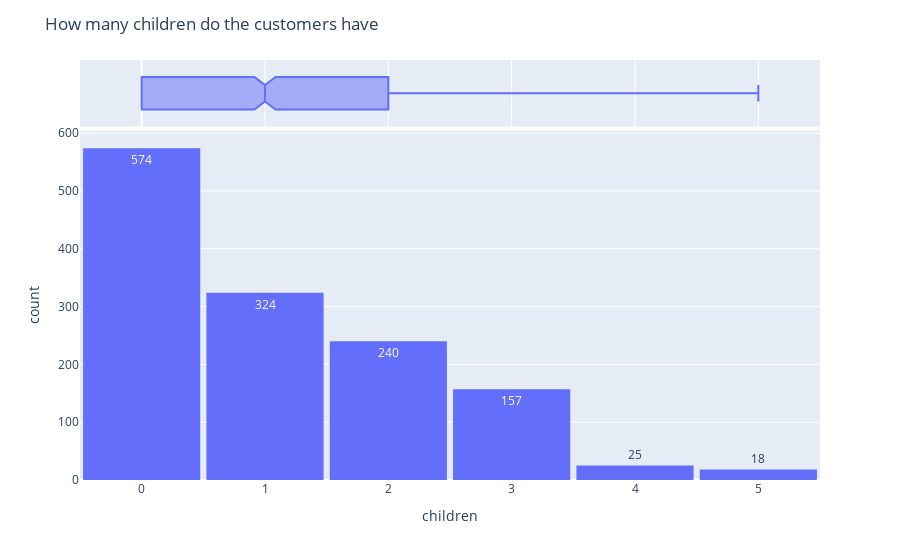

Notebook code cell kept with this figure:
### Markdown cell above
Distribution of children

### Code cell
fig = px.histogram(df, x="children", marginal="box", nbins=6, text_auto=True)
fig.update_layout(bargap=0.05)
fig.update_layout(title_text='How many children do the customers have')
fig.show()

### Figure 1 — Plotly figure (JSON) as saved in the notebook; plotly's stock layout.template omitted (floating-point values rounded to 4 significant figures; data arrays with more than 128 entries replaced by an {"elided": "..."} marker saying what was removed)
{"data": [{"alignmentgroup": "True", "bingroup": "x", "hovertemplate": "children=%{x}<br>count=%{y}<extra></extra>", "legendgroup": "", "marker": {"color": "#636efa", "pattern": {"shape": ""}}, "name": "", "nbinsx": 6, "offsetgroup": "", "orientation": "v", "showlegend": false, "texttemplate": "%{value}", "type": "histogram", "x": {"elided": "1338 int values"}, "xaxis": "x", "yaxis": "y"}, {"alignmentgroup": "True", "hovertemplate": "children=%{x}<extra></extra>", "legendgroup": "", "marker": {"color": "#636efa"}, "name": "", "notched": true, "offsetgroup": "", "showlegend": false, "type": "box", "x": {"elided": "1338 int values"}, "xaxis": "x2", "yaxis": "y2"}], "layout": {"bargap": 0.05, "barmode": "relative", "legend": {"tracegroupgap": 0}, "margin": {"t": 60}, "title": {"text": "How many children do the customers have"}, "xaxis": {"anchor": "y", "domain": [0, 1], "title": {"text": "children"}}, "xaxis2": {"anchor": "y2", "domain": [0, 1], "matches": "x", "showgrid": true, "showticklabels": false}, "yaxis": {"anchor": "x", "domain": [0, 0.8316], "title": {"text": "count"}}, "yaxis2": {"anchor": "x2", "domain": [0.8416, 1], "matches": "y2", "showgrid": false, "showline": false, "showticklabels": false, "ticks": ""}}}
